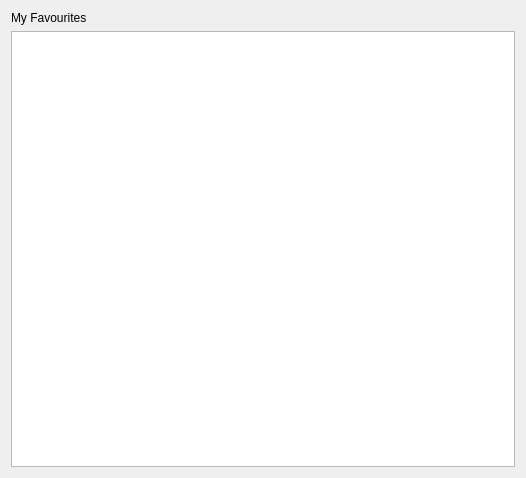
<?xml version="1.0" encoding="UTF-8"?>
<ui version="4.0">
 <class>FavouritesWidget</class>
 <widget class="QWidget" name="FavouritesWidget">
  <property name="geometry">
   <rect>
    <x>0</x>
    <y>0</y>
    <width>526</width>
    <height>478</height>
   </rect>
  </property>
  <property name="windowTitle">
   <string>Form</string>
  </property>
  <layout class="QVBoxLayout" name="verticalLayout">
   <item>
    <widget class="QLabel" name="favouritesTitle">
     <property name="text">
      <string>My Favourites</string>
     </property>
    </widget>
   </item>
   <item>
    <widget class="QListWidget" name="favouritesList"/>
   </item>
  </layout>
 </widget>
 <resources/>
 <connections/>
</ui>
